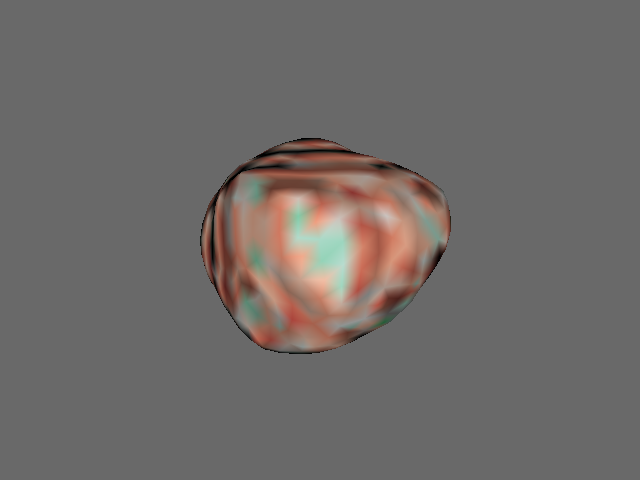

Source code (Python):
#!/usr/bin/env python

# Read a label image in Meta format, mesh a single label with discrete
# flying edges, smooth the surface, and color vertices by smoothing error.

import os
from pathlib import Path

# Factory overrides: importing these modules registers the OpenGL rendering
# and interaction style implementations for vtkRenderingCore factory classes.
import vtkmodules.vtkInteractionStyle  # noqa: F401
import vtkmodules.vtkRenderingOpenGL2  # noqa: F401
# VTK pipeline classes used in this example
from vtkmodules.vtkCommonCore import vtkLookupTable
from vtkmodules.vtkFiltersCore import (
    vtkPolyDataNormals,
    vtkWindowedSincPolyDataFilter,
)
from vtkmodules.vtkFiltersGeneral import vtkDiscreteFlyingEdges3D
from vtkmodules.vtkIOImage import vtkMetaImageReader
from vtkmodules.vtkImagingCore import vtkExtractVOI
from vtkmodules.vtkRenderingCore import (
    vtkActor,
    vtkColorTransferFunction,
    vtkPolyDataMapper,
    vtkRenderWindow,
    vtkRenderWindowInteractor,
    vtkRenderer,
)

# Colors (normalized RGB)
dim_gray_rgb = (0.412, 0.412, 0.412)

# Data: locate the labels.mhd file
data_dir = Path(os.environ.get("VPE_DATA_DIR", Path(__file__).parent))
label_index = 31

# Reader: load the label image in Meta format
reader = vtkMetaImageReader()
reader.SetFileName(str(data_dir / "labels.mhd"))
reader.Update()

# Extract VOI: select the region of interest
extract_voi = vtkExtractVOI()
extract_voi.SetInputConnection(reader.GetOutputPort())
extract_voi.SetVOI(0, 517, 0, 228, 0, 392)
extract_voi.SetSampleRate(1, 1, 1)
extract_voi.Update()

# Contour: extract a surface mesh for the selected label
contour_filter = vtkDiscreteFlyingEdges3D()
contour_filter.SetInputConnection(extract_voi.GetOutputPort())
contour_filter.SetValue(0, label_index)
contour_filter.Update()

# Smoother: smooth the mesh and generate error scalars
smooth_filter = vtkWindowedSincPolyDataFilter()
smooth_filter.SetInputConnection(contour_filter.GetOutputPort())
smooth_filter.SetNumberOfIterations(30)
smooth_filter.NonManifoldSmoothingOn()
smooth_filter.NormalizeCoordinatesOn()
smooth_filter.GenerateErrorScalarsOn()
smooth_filter.Update()

smoothing_error_range = smooth_filter.GetOutput().GetPointData().GetScalars().GetRange()

# Lookup table: green-to-red diverging color map for smoothing error
color_transfer = vtkColorTransferFunction()
color_transfer.SetColorSpaceToDiverging()
color_transfer.AddRGBPoint(0.0, 0.085, 0.532, 0.201)
color_transfer.AddRGBPoint(0.5, 0.865, 0.865, 0.865)
color_transfer.AddRGBPoint(1.0, 0.758, 0.214, 0.233)

lut_size = 256
lookup_table = vtkLookupTable()
lookup_table.SetNumberOfTableValues(lut_size)
lookup_table.Build()
for i in range(lut_size):
    rgba = list(color_transfer.GetColor(float(i) / lut_size))
    rgba.append(1)
    lookup_table.SetTableValue(i, rgba)

# Normals: compute cell normals for better lighting
normals_filter = vtkPolyDataNormals()
normals_filter.SetInputConnection(smooth_filter.GetOutputPort())
normals_filter.ComputeCellNormalsOn()
normals_filter.ComputePointNormalsOff()
normals_filter.ConsistencyOn()
normals_filter.AutoOrientNormalsOn()
normals_filter.SetFeatureAngle(60.0)

# Mapper: map the smoothed mesh to graphics primitives colored by error
mapper = vtkPolyDataMapper()
mapper.SetInputConnection(normals_filter.GetOutputPort())
mapper.ScalarVisibilityOn()
mapper.SetScalarRange(smoothing_error_range)
mapper.SetScalarModeToUsePointData()
mapper.SetLookupTable(lookup_table)

# Actor: assign the mapped geometry
actor = vtkActor()
actor.SetMapper(mapper)

# Renderer: assemble the scene and configure the camera
renderer = vtkRenderer()
renderer.SetBackground(dim_gray_rgb)
renderer.AddActor(actor)

# Render window: display the rendered scene
render_window = vtkRenderWindow()
render_window.AddRenderer(renderer)
render_window.SetWindowName("mesh label image color")
render_window.SetMultiSamples(0)
render_window.SetSize(640, 480)

# Interactor: handle mouse and keyboard events
render_window_interactor = vtkRenderWindowInteractor()
render_window_interactor.SetRenderWindow(render_window)

# Scene: configure the camera
renderer.ResetCamera()

# Start: launch the interactive visualization
render_window_interactor.Initialize()
render_window_interactor.Start()
